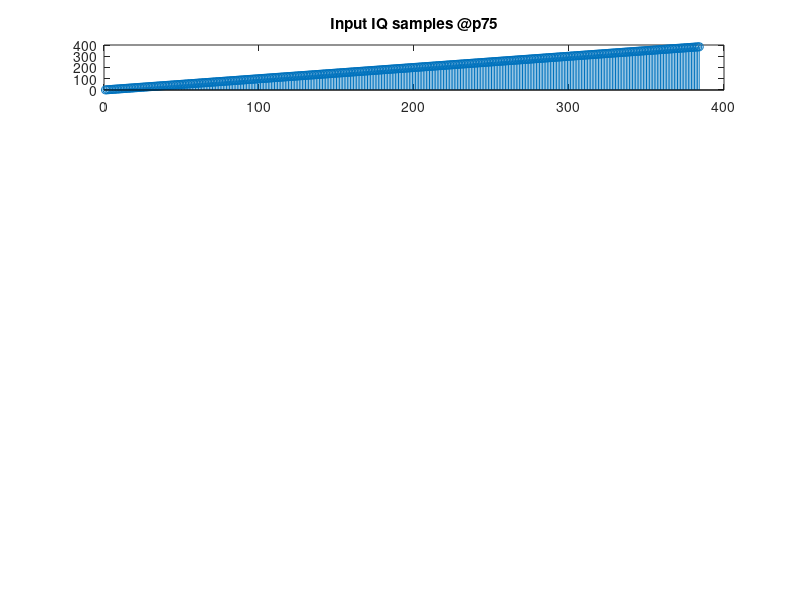

This figure's MATLAB source: (Note: this script raises an error after producing the figure.)
% This program is to generate an input and output sample file for VHA DUC
% testing at p75 gsps
clc;
clear;
close all;

num_vectors = 12;
num_samples_per_vector = 32;
num_samples = num_vectors * num_samples_per_vector;

for i = 1:num_samples
    %input_iq (i) = (bitor(i, bitshift(i, 16)));
    input_iq (i) = i;        % ramp
end

n1 = 1:1:num_samples;
subplot(6,1,1); grid on;
stem(n1, input_iq); title("Input IQ samples @p75");

% write this into a file which can be sourced while running on FRIO
fileId = fopen("input_samples/upconversion/single_band_upconversion_p75.txt", "w");
fprintf(fileId, "%08x\n", input_iq);
fclose(fileId);

% input_iq should be scaled down before giving as input to the matlab model
scale_factor = 2^-15;
input_iq_for_model = (input_iq * scale_factor);

% no filters enabled
config.vha_hbf_stages = [0 0 0 0];

% now do an interpolation
output_iq_from_model_p75 = vha_interpolate(input_iq_for_model, config);

% now scale the samples up
scale_factor = 2^15;
output_iq_p75 = (output_iq_from_model_p75 * scale_factor);

n2 = 1:1:length(output_iq_p75);
subplot(6, 1, 2); grid on;
stem(n2, output_iq_p75);  title ("Output - No filters enabled");

% write this output to another file
fileId = fopen("output_samples/upconversion/p75/single_band_upconversion_p75.txt", "w");
fprintf(fileId, "%08x\n", output_iq_p75);
fclose(fileId);

% enable w1
config.vha_hbf_stages = [1 0 0 0];

% now do an interpolation
output_iq_from_model_1p5 = vha_interpolate(input_iq_for_model, config);

% now scale the samples up
output_iq_1p5 = (output_iq_from_model_1p5 * scale_factor);

n2 = 1:1:length(output_iq_1p5);
subplot(6, 1, 3); grid on;
stem(n2, output_iq_1p5); title ("Output - W1 enabled");
fileId = fopen("output_samples/upconversion/p75/single_band_upconversion_1p5.txt", "w");
fprintf(fileId, "%08x\n", output_iq_1p5);
fclose(fileId);

% enable w1, w2
config.vha_hbf_stages = [1 1 0 0];

% now do an interpolation
output_iq_from_model_3 = vha_interpolate(input_iq_for_model, config);

% now scale the samples up
output_iq_3 = (output_iq_from_model_3 * scale_factor);

n2 = 1:1:length(output_iq_3);
subplot(6, 1, 4); grid on;
stem(n2, output_iq_3);title ("Output - W1, W2 enabled");
fileId = fopen("output_samples/upconversion/p75/single_band_upconversion_3.txt", "w");
fprintf(fileId, "%08x\n", output_iq_3);
fclose(fileId);

% enable w1, w2, w3
config.vha_hbf_stages = [1 1 1 0];

% now do an interpolation
output_iq_from_model_6 = vha_interpolate(input_iq_for_model, config);

% now scale the samples up
output_iq_6 = (output_iq_from_model_6 * scale_factor);

n2 = 1:1:length(output_iq_6);
subplot(6, 1, 5); grid on; 
stem(n2, output_iq_6); title ("Output - W1, W2, W3 enabled");
fileId = fopen("output_samples/upconversion/p75/single_band_upconversion_6.txt", "w");
fprintf(fileId, "%08x\n", output_iq_6);
fclose(fileId);

